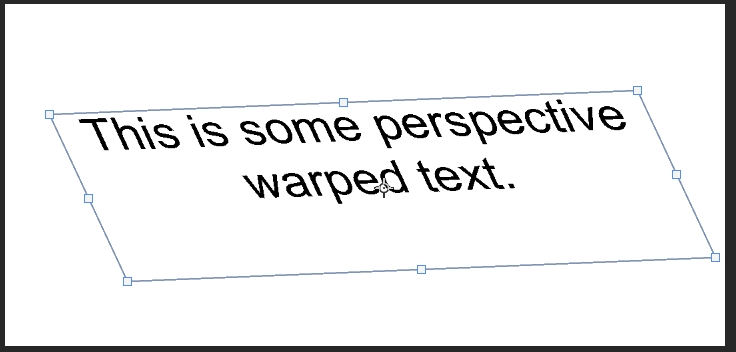
#> input picture img/example1.jpeg, 736 x 352 px, found by its file name
$ python BirdsEyePerspectiveTransformationUtility.py
#> lines starting #> are read from the running program, lines starting #| are printed output that depends on the picture
# Quick and dirty utility to get coordinates for transforming view into
# a bird's eye view. Useful in OCRs were the camera is in a fixed positioning
# viewing a straight plane.

import cv2
import numpy as np

def onTrackbarChange(trackbarValue):
    pass

def order_points(pts):
	# initialize a list of coordinates that will be ordered
	# such that the first entry in the list is the top-left,
	# the second entry is the top-right, the third is the
	# bottom-right, and the fourth is the bottom-left
	rect = np.zeros((4, 2), dtype = "float32")
	# the top-left point will have the smallest sum, whereas
	# the bottom-right point will have the largest sum
	s = pts.sum(axis = 1)
	rect[0] = pts[np.argmin(s)]
	rect[2] = pts[np.argmax(s)]
	# now, compute the difference between the points, the
	# top-right point will have the smallest difference,
	# whereas the bottom-left will have the largest difference
	diff = np.diff(pts, axis = 1)
	rect[1] = pts[np.argmin(diff)]
	rect[3] = pts[np.argmax(diff)]
	# return the ordered coordinates
	return rect

def expandPerspective(rect ,  width, height):
	'''Expand the perspective out to the image limits
	by finding intersection using point-slope form'''
	# Constants
	x = 0
	y = 1

	# Convert coordinate system
	rect[:,1] *= -1
	(tl, tr, br, bl) = rect

	# Find the slope of each of the 4 lines
	slopeTop = (tr[y]-tl[y]) / (tr[x]-tl[x])
	slopeBottom = (br[y]-bl[y]) / (br[x]-bl[x])
	slopeLeft = (tl[y]-bl[y]) / (tl[x]-bl[x])
	slopeRight = (tr[y]-br[y]) / (tr[x]-br[x])

	# Assign new points based on image size
	pointRight = width,0
	pointTop = 0,0
	pointBottom = width, height * -1.0
	pointLeft = 0, height* -1.0

	# Find where the new expanded lines intersect using point slope form
	def intersectoin (m1,m2,x1,x2,y1,y2,orig):

		x = ((m2*x2-m1*x1)-(y2-y1))/(m2-m1)
		#y = ((-1.0*m1*y2 + m1*m2*x2 + y1*m2 )-(m1*m2*x1))/(m2-m1)
		y = m1*(x - x1) + y1

		try:
		   x = round(x)
		   y = round(y)
		except:
			return orig
		return x, y

	new_tr =  intersectoin (slopeTop,slopeRight,pointTop[x],pointRight[x],pointTop[y],pointRight[y],tr)
	new_tl =  intersectoin (slopeTop,slopeLeft,pointTop[x],pointLeft[x],pointTop[y],pointLeft[y],tl)
	new_br =  intersectoin (slopeBottom,slopeRight,pointBottom[x],pointRight[x],pointBottom[y],pointRight[y],br)
	new_bl =  intersectoin (slopeBottom,slopeLeft,pointBottom[x],pointLeft[x],pointBottom[y],pointLeft[y],bl)

	# Convert coordinate system back
	new_rect = rect = np.array([new_tl, new_tr, new_br, new_bl], dtype = "float32")
	new_rect[:,1] *= -1


	return new_rect

# Derived from https://www.pyimagesearch.com/2014/08/25/4-point-opencv-getperspective-transform-example

def four_point_transform(image, pts):
	# Unpack points
	rect = pts
	(tl, tr, br, bl) = rect

	# compute the width of the new image, which will be the
	# maximum distance between bottom-right and bottom-left
	# x-coordinates or the top-right and top-left x-coordinates
	widthA = np.sqrt(((br[0] - bl[0]) ** 2) + ((br[1] - bl[1]) ** 2))
	widthB = np.sqrt(((tr[0] - tl[0]) ** 2) + ((tr[1] - tl[1]) ** 2))
	maxWidth = max(int(widthA), int(widthB))

	# compute the height of the new image, which will be the
	# maximum distance between the top-right and bottom-right
	# y-coordinates or the top-left and bottom-left y-coordinates
	heightA = np.sqrt(((tr[0] - br[0]) ** 2) + ((tr[1] - br[1]) ** 2))
	heightB = np.sqrt(((tl[0] - bl[0]) ** 2) + ((tl[1] - bl[1]) ** 2))
	maxHeight = max(int(heightA), int(heightB))

	# now that we have the dimensions of the new image, construct
	# the set of destination points to obtain a "birds eye view",
	# (i.e. top-down view) of the image, again specifying points
	# in the top-left, top-right, bottom-right, and bottom-left
	# order
	dst = np.array([
		[0, 0], #tl
		[maxWidth - 1, 0], #tr
		[maxWidth - 1, maxHeight - 1], #br
		[0, maxHeight - 1]], #bl
		dtype = "float32")

	# Move image to positive coordinates
	min_x =  round(abs(np.min(rect[:,0])))
	min_y = round(abs(np.min(rect[:,1])))
	T = np.matrix( [[ 1 , 0 , min_x], # Get min x
					[ 0 , 1 , min_y ], # Get min y
					[ 0 , 0 ,    1    ]],
					dtype = "float32")

	# compute the perspective transform matrix and then apply it
	M = cv2.getPerspectiveTransform(rect, dst)
	warped = cv2.warpPerspective(image, T * M  , (maxWidth + min_x , maxHeight + min_y), borderMode=cv2.BORDER_TRANSPARENT)
	# return the warped image
	return warped

# Open Image
img = cv2.imread('img\\example1.jpeg')
#> img is the input picture: shape (352, 736, 3); mean B, G, R 236.1, 235.9, 235.6

# Open windows for control, original image, and result
cv2.namedWindow('Control', cv2.WINDOW_AUTOSIZE)
cv2.namedWindow('Main', cv2.WINDOW_AUTOSIZE)
cv2.namedWindow('Birds Eye', cv2.WINDOW_AUTOSIZE)

# Track bars for coordinates
cv2.createTrackbar( 'X L Bot', 'Control', 0, img.shape[1], onTrackbarChange )
cv2.createTrackbar( 'Y L Bot', 'Control', img.shape[0], img.shape[0], onTrackbarChange )

cv2.createTrackbar( 'X L Top', 'Control', 0, img.shape[1], onTrackbarChange )
cv2.createTrackbar( 'Y L Top', 'Control', 0, img.shape[0], onTrackbarChange )

cv2.createTrackbar( 'X R Top', 'Control', img.shape[1], img.shape[1], onTrackbarChange )
cv2.createTrackbar( 'Y R Top', 'Control', 0, img.shape[0], onTrackbarChange )

cv2.createTrackbar( 'X R Bot', 'Control', img.shape[1], img.shape[1], onTrackbarChange )
cv2.createTrackbar( 'Y R Bot', 'Control', img.shape[0], img.shape[0], onTrackbarChange )

# Loop
while(1):
	# Get Track Bar positions
    pts = np.array(eval('[(' + str(cv2.getTrackbarPos('X L Bot','Control')) + ',' + str(cv2.getTrackbarPos('Y L Bot','Control')) + '),' +
                        '(' + str(cv2.getTrackbarPos('X L Top','Control')) + ',' + str(cv2.getTrackbarPos('Y L Top','Control'))+ '),' +
                        '(' + str(cv2.getTrackbarPos('X R Top','Control')) + ',' + str(cv2.getTrackbarPos('Y R Top','Control'))+ '),' +
                        '(' + str(cv2.getTrackbarPos('X R Bot','Control')) + ',' + str(cv2.getTrackbarPos('Y R Bot','Control'))+ ')]'
                        ), dtype = "int32")

	# Draw the perspective
    imgConnectedPoints = cv2.polylines(img.copy(), [pts], isClosed = True, color = (0,255,0), thickness = 3)
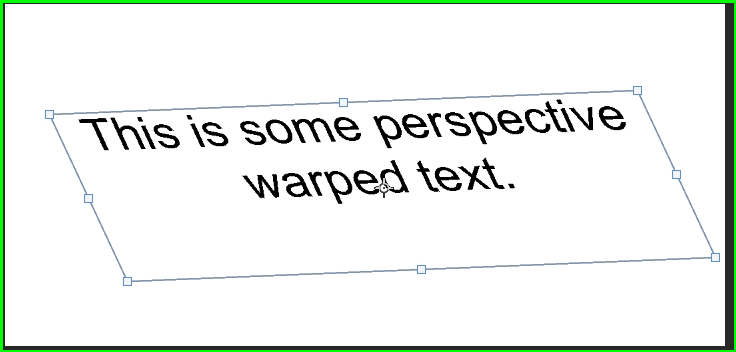
#> imgConnectedPoints: shape (352, 736, 3); mean B, G, R 235.3, 240.4, 234.8
    cv2.imshow('Main',imgConnectedPoints)

	# Draw the transformed bird's eye view
    warped = four_point_transform(img, expandPerspective(order_points(pts), img.shape[1], img.shape[0]))
#> in expandPerspective, `(tl, tr, br, bl) = rect`: tl = [0, 0]; tr = [736, 0]; br = [736, -352]; bl = [0, -352]
#> in expandPerspective, `slopeTop = (tr[y]-tl[y]) / (tr[x]-tl[x])`: slopeTop = 0
#> in expandPerspective, `slopeLeft = (tl[y]-bl[y]) / (tl[x]-bl[x])`: slopeLeft = inf
#> in intersectoin, `x = ((m2*x2-m1*x1)-(y2-y1))/(m2-m1)`: x = nan
#> in expandPerspective, `new_tr =  intersectoin (slopeTop,slopeRight,pointTop[x],pointRight[x],..`: new_tr = [736, 0]
#> in expandPerspective, `new_tl =  intersectoin (slopeTop,slopeLeft,pointTop[x],pointLeft[x],po..`: new_tl = [0, 0]
#> in expandPerspective, `new_br =  intersectoin (slopeBottom,slopeRight,pointBottom[x],pointRig..`: new_br = [736, -352]
#> in expandPerspective, `new_bl =  intersectoin (slopeBottom,slopeLeft,pointBottom[x],pointLeft..`: new_bl = [0, -352]
#> in expandPerspective, `new_rect = rect = np.array([new_tl, new_tr, new_br, new_bl], dtype = "..`: new_rect = [[0, 0], [736, 0], [736, -352], [0, -352]]
#> in four_point_transform, `rect = pts`: rect = [[0, 0], [736, 0], [736, 352], [0, 352]]
#> in four_point_transform, `(tl, tr, br, bl) = rect`: tl = [0, 0]; tr = [736, 0]; br = [736, 352]; bl = [0, 352]
#> in four_point_transform, `widthA = np.sqrt(((br[0] - bl[0]) ** 2) + ((br[1] - bl[1]) ** 2))`: widthA = 736
#> in four_point_transform, `heightA = np.sqrt(((tr[0] - br[0]) ** 2) + ((tr[1] - br[1]) ** 2))`: heightA = 352
#> in four_point_transform, `dst = np.array([ [0, 0], #tl [maxWidth - 1, 0], #tr [maxWidth - 1, max..`: dst = [[0, 0], [735, 0], [735, 351], [0, 351]]
#> in four_point_transform, `min_x =  round(abs(np.min(rect[:,0])))`: min_x = 0
#> in four_point_transform, `T = np.matrix( [[ 1 , 0 , min_x], # Get min x [ 0 , 1 , min_y ], # Get..`: T = [[1, 0, 0], [0, 1, 0], [0, 0, 1]]
#> in four_point_transform, `M = cv2.getPerspectiveTransform(rect, dst)`: M = [[0.999, 0, 0], [0, 0.997, 0], [0, 0, 1]]
#> in four_point_transform, `warped = cv2.warpPerspective(image, T * M  , (maxWidth + min_x , maxHe..`:
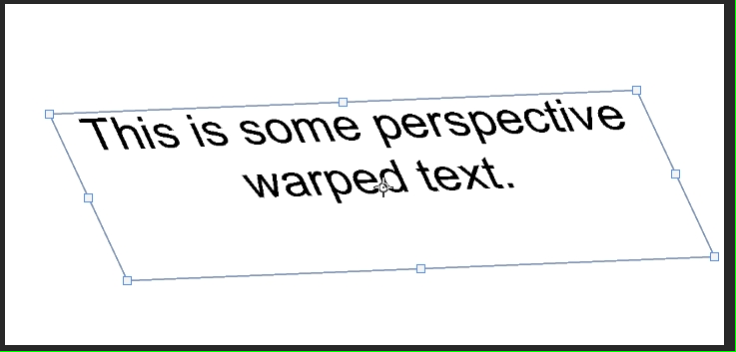
#> warped: shape (352, 736, 3); mean B, G, R 235.1, 235.9, 234.6
    cv2.imshow('Birds Eye',warped)

	# Exit
    if cv2.waitKey(1)==27:
#> (key Esc is pressed here)
        exit(0)
#> (the program exits here)
